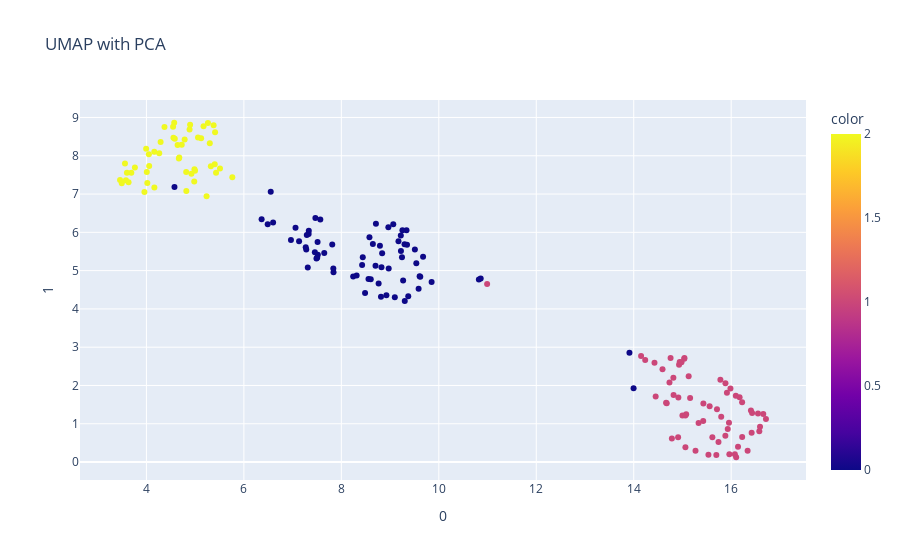

The cell this chart's notebook holds for it:
### Code cell
fig = px.scatter(umap_pca_fitted, x=0, y=1, color=labels, title='UMAP with PCA')
fig.show()

### Figure 1 — Plotly figure (JSON) as saved in the notebook; plotly's stock layout.template omitted (floating-point values rounded to 4 significant figures; data arrays with more than 128 entries replaced by an {"elided": "..."} marker saying what was removed)
{"data": [{"hovertemplate": "0=%{x}<br>1=%{y}<br>color=%{marker.color}<extra></extra>", "legendgroup": "", "marker": {"color": {"elided": "178 int values"}, "coloraxis": "coloraxis", "symbol": "circle"}, "mode": "markers", "name": "", "orientation": "v", "showlegend": false, "type": "scatter", "x": {"elided": "178 float values"}, "xaxis": "x", "y": {"elided": "178 float values"}, "yaxis": "y"}], "layout": {"coloraxis": {"colorbar": {"title": {"text": "color"}}, "colorscale": [[0, "#0d0887"], [0.1111, "#46039f"], [0.2222, "#7201a8"], [0.3333, "#9c179e"], [0.4444, "#bd3786"], [0.5556, "#d8576b"], [0.6667, "#ed7953"], [0.7778, "#fb9f3a"], [0.8889, "#fdca26"], [1, "#f0f921"]]}, "legend": {"tracegroupgap": 0}, "title": {"text": "UMAP with PCA"}, "xaxis": {"anchor": "y", "domain": [0, 1], "title": {"text": "0"}}, "yaxis": {"anchor": "x", "domain": [0, 1], "title": {"text": "1"}}}}
